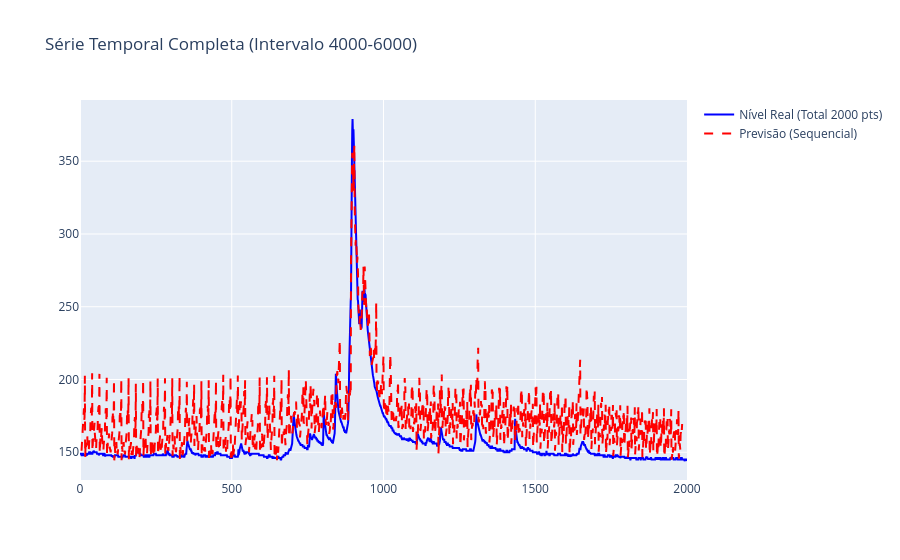

Notebook code cell kept with this figure:
### Code cell
import plotly.graph_objects as go
import numpy as np
# --- AJUSTE NA PLOTAGEM PARA VER TODAS AS AMOSTRAS ---

# 1. Em vez de usar y_r_final (que veio do sequenciamento com saltos),
# vamos usar o DataFrame de teste original que criámos (test_df)
real_completo = test_df['H_bar_Orig'].values

# 2. Para a previsão, como o modelo previu em blocos, 
# vamos "achatar" (flatten) a previsão ou usar apenas o primeiro ponto de cada bloco
# Se o teu y_pred_inv_full tem formato (166, 12), podemos concatenar:
previsao_continua = y_pred_inv_full.flatten() 

# --- NOVO GRÁFICO ---
fig = go.Figure()

fig.add_trace(go.Scatter(
    y=real_completo,
    name='Nível Real (Total 2000 pts)',
    line=dict(color='blue')
))

# Nota: A previsão terá um ligeiro desfasamento inicial devido ao input_length
fig.add_trace(go.Scatter(
    x=np.arange(input_length, len(previsao_continua) + input_length),
    y=previsao_continua,
    name='Previsão (Sequencial)',
    line=dict(color='red', dash='dash')
))

fig.update_layout(title='Série Temporal Completa (Intervalo 4000-6000)')
fig.show()

### Figure 1 — Plotly figure (JSON) as saved in the notebook; plotly's stock layout.template omitted (floating-point values rounded to 4 significant figures; data arrays with more than 128 entries replaced by an {"elided": "..."} marker saying what was removed)
{"data": [{"line": {"color": "blue"}, "name": "Nível Real (Total 2000 pts)", "type": "scatter", "y": {"elided": "2001 float values"}}, {"line": {"color": "red", "dash": "dash"}, "name": "Previsão (Sequencial)", "type": "scatter", "x": {"elided": "1980 int values"}, "y": {"elided": "1980 float values"}}], "layout": {"title": {"text": "Série Temporal Completa (Intervalo 4000-6000)"}}}
